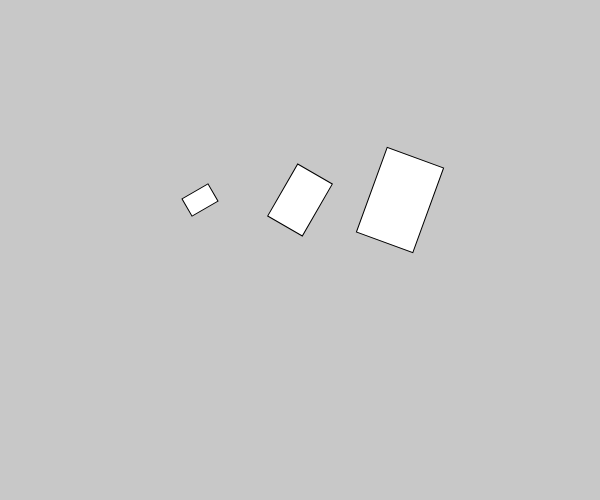
Frame 1 (no input)
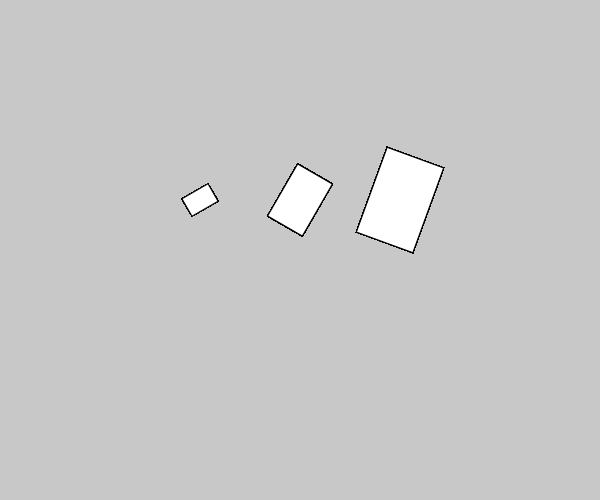
Frame 60 (no input)
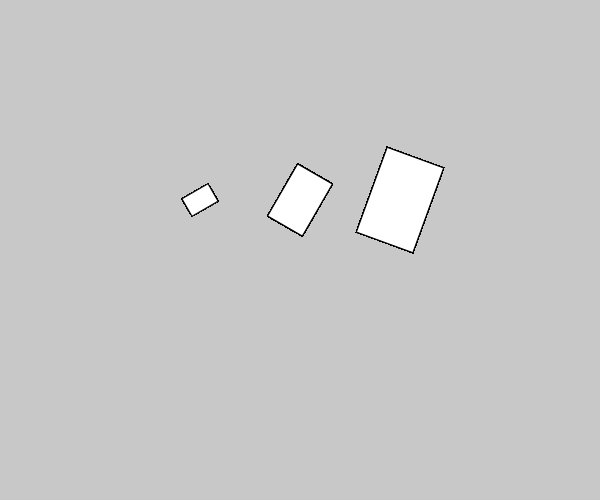
Frame 120 (the mouse pressed at the canvas centre since frame 60)

The p5.js sketch that drew these frames (run headless with seeded random() and noise() and a simulated clock; from frame 60 on, the mouse is pressed at the canvas centre):

// p5.js sketch
// ── sketch.js
function setup() {
    createCanvas(600, 500);
    background(200);
    rectMode(CENTER);
}

function draw() {
    for (i = 0; i < 3; i++) {
        transX = ((i+1) * 100) + 100;
        rotateDegree = (i+1) * 3;
        rectWidth = (i+1) * 15 + (5 * (i+1));
        rectHeight = ((i+1) * 10) + (20 * (i+1));

        push();
        translate(transX, 200);
        rotate(PI/rotateDegree);
        rect(0, 0, rectWidth, rectHeight);
        pop();
    }

}
